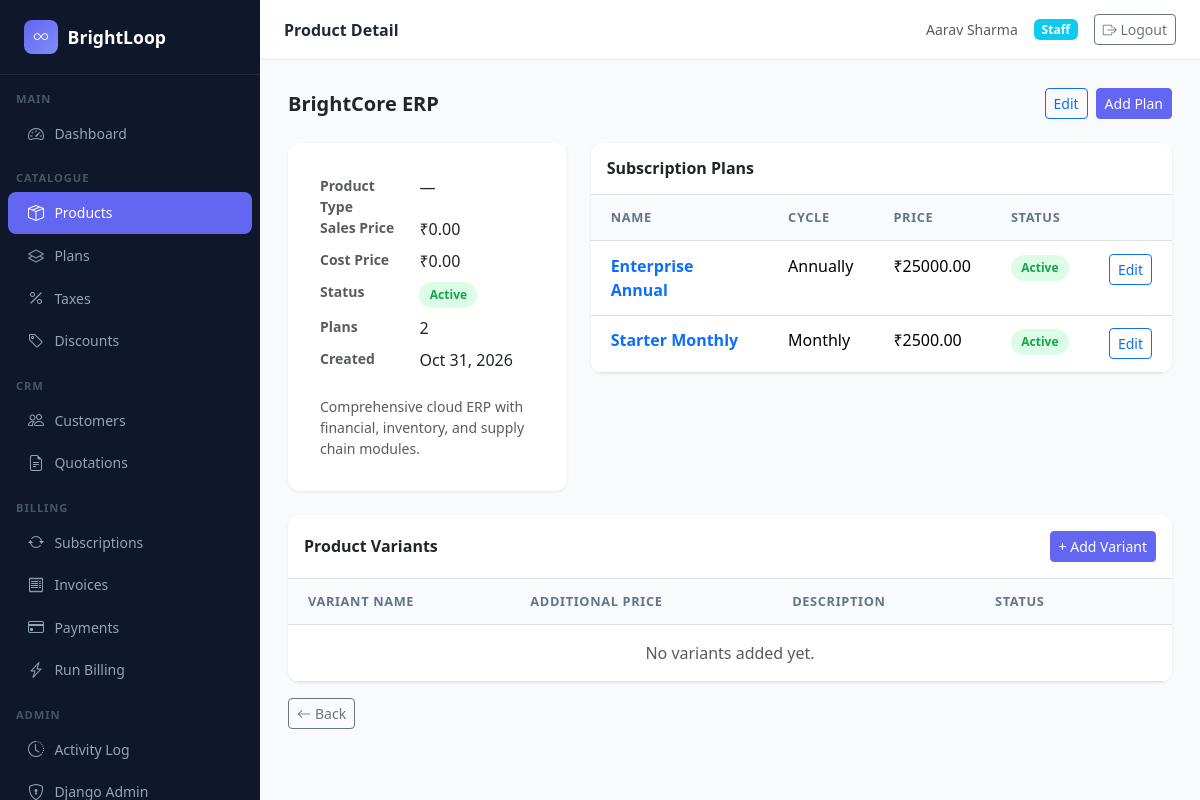
Page /products/1/ (signed in) on the committed database.
### products/models.py (models this page shows, shortened)
class Product(models.Model):
    name = models.CharField(max_length=200)
    product_type = models.CharField(
        max_length=100,
        blank=True
    )
    sales_price = models.DecimalField(
        max_digits=10,
        decimal_places=2,
        default=Decimal('0.00'),
        validators=[MinValueValidator(Decimal('0.00'))]
    )
    cost_price = models.DecimalField(
        max_digits=10,
        decimal_places=2,
        default=Decimal('0.00'),
        validators=[MinValueValidator(Decimal('0.00'))]
    )
    description = models.TextField(
        blank=True,
        verbose_name="Notes"
    )
    is_active = models.BooleanField(default=True)
    created_at = models.DateTimeField(auto_now_add=True)
    updated_at = models.DateTimeField(auto_now=True)
    class Meta:
        ordering = ['name']

class SubscriptionPlan(models.Model):
    BILLING_CYCLE_CHOICES = [
        ('MONTHLY', 'Monthly'),
        ('QUARTERLY', 'Quarterly'),
        ('ANNUALLY', 'Annually'),
    ]
    product = models.ForeignKey(Product, on_delete=models.PROTECT, related_name='plans')
    name = models.CharField(max_length=200)
    description = models.TextField(blank=True)
    billing_cycle = models.CharField(max_length=20, choices=BILLING_CYCLE_CHOICES, default='MONTHLY')
    base_price = models.DecimalField(max_digits=10, decimal_places=2)
    is_active = models.BooleanField(default=True)
    created_at = models.DateTimeField(auto_now_add=True)
    updated_at = models.DateTimeField(auto_now=True)
    class Meta:
        ordering = ['product', 'name']

### products/views.py (the view)
# urls.py: path('<int:pk>/', views.product_detail, name='product_detail'),
@login_required
def product_detail(request, pk):
    product = get_object_or_404(Product, pk=pk)
    plans = product.plans.all()
    variants = product.variants.all()
    return render(request, 'products/product_detail.html', {
        'product': product,
        'plans': plans,
        'variants': variants
    })

### templates/products/product_detail.html (shortened to what this page needs)
{% extends "base.html" %}
{% block page_title %}Product Detail{% endblock %}
{% block content %}
<div class="d-flex justify-content-between align-items-center mb-4">
  <h5 class="fw-semibold mb-0">{{ product.name }}</h5>
  {% if user.is_staff or user.is_superuser %}
  <div class="d-flex gap-2">
    <a href="{% url 'products:product_edit' product.pk %}" class="btn btn-sm btn-outline-primary">Edit</a>
    <a href="{% url 'products:plan_create' %}" class="btn btn-sm btn-primary">Add Plan</a>
  </div>
  {% endif %}
</div>
<div class="row g-4">
  <div class="col-lg-4">
    <div class="form-card">
      <dl class="row mb-0">
        <dt class="col-5 text-muted small">Product Type</dt>
        <dd class="col-7">{{ product.product_type|default:"—" }}</dd>
        <dt class="col-5 text-muted small">Sales Price</dt>
        <dd class="col-7">₹{{ product.sales_price|floatformat:2 }}</dd>
        <dt class="col-5 text-muted small">Cost Price</dt>
        <dd class="col-7">₹{{ product.cost_price|floatformat:2 }}</dd>
        <dt class="col-5 text-muted small">Status</dt>
        <dd class="col-7">
          {% if product.is_active %}
          <span class="status-badge badge-active">Active</span>
          {% else %}
          <span class="status-badge badge-cancelled">Inactive</span>
          {% endif %}
        </dd>
        <dt class="col-5 text-muted small">Plans</dt>
        <dd class="col-7">{{ plans.count }}</dd>
        <dt class="col-5 text-muted small">Created</dt>
        <dd class="col-7">{{ product.created_at|date:"M d, Y" }}</dd>
      </dl>
      {% if product.description %}
      <p class="text-muted small mt-3 mb-0">{{ product.description }}</p>
      {% endif %}
    </div>
  </div>
  <div class="col-lg-8">
    <div class="table-card">
      <div class="p-3 border-bottom">
        <h6 class="fw-semibold mb-0">Subscription Plans</h6>
      </div>
      <table class="table table-hover mb-0">
        <thead>
          <tr>
            <th>Name</th>
            <th>Cycle</th>
            <th>Price</th>
            <th>Status</th>
            <th></th>
          </tr>
        </thead>
        <tbody>
          {% for plan in plans %}
          <tr>
            <td>
              <a href="{% url 'products:plan_detail' plan.pk %}" class="text-decoration-none fw-semibold">
                {{ plan.name }}
              </a>
            </td>
            <td>{{ plan.get_billing_cycle_display }}</td>
            <td>₹{{ plan.base_price|floatformat:2 }}</td>
            <td>
              {% if plan.is_active %}
              <span class="status-badge badge-active">Active</span>
              {% else %}
              <span class="status-badge badge-cancelled">Inactive</span>
              {% endif %}
            </td>
            <td>
              <a href="{% url 'products:plan_edit' plan.pk %}" class="btn btn-sm btn-outline-primary">Edit</a>
            </td>
          </tr>
          {% empty %}
          <tr>
            <td colspan="5" class="text-center text-muted py-3">
              No plans. <a href="{% url 'products:plan_create' %}">Create one</a>.
            </td>
          </tr>
          {% endfor %}
        </tbody>
      </table>
    </div>
  </div>
</div>
<div class="table-card mt-4">
  <div class="p-3 border-bottom d-flex justify-content-between align-items-center">
    <h6 class="fw-semibold mb-0">Product Variants</h6>
    {% if user.is_staff or user.is_superuser %}
    <a href="{% url 'products:variant_create' product.pk %}" class="btn btn-sm btn-primary">
      + Add Variant
    </a>
    {% endif %}
  </div>
  <div class="table-responsive">
    <table class="table table-hover mb-0">
      <thead>
        <tr>
          <th>Variant Name</th>
          <th>Additional Price</th>
          <th>Description</th>
          <th>Status</th>
          <th></th>
        </tr>
      </thead>
      <tbody>
        {% for variant in variants %}
        <tr>
          <td class="fw-semibold">{{ variant.name }}</td>
          <td>₹{{ variant.additional_price|floatformat:2 }}</td>
          <td>{{ variant.description|default:"—" }}</td>
          <td>
            {% if variant.is_active %}
            <span class="status-badge badge-active">Active</span>
            {% else %}
            <span class="status-badge badge-cancelled">Inactive</span>
            {% endif %}
          </td>
          <td>
            {% if user.is_staff or user.is_superuser %}
            <a href="{% url 'products:variant_edit' variant.pk %}" class="btn btn-sm btn-outline-primary">
              Edit
            </a>
            {% endif %}
          </td>
        </tr>
        {% empty %}
        <tr>
          <td colspan="5" class="text-center text-muted py-3">
            No variants added yet.
          </td>
        </tr>
        {% endfor %}
      </tbody>
    </table>
  </div>
</div>
<a href="{% url 'products:product_list' %}" class="btn btn-sm btn-outline-secondary mt-3">
  <i class="bi bi-arrow-left me-1"></i>Back
</a>
{% endblock %}

### templates/base.html (shortened to what this page needs)
<!DOCTYPE html>
<html lang="en" data-bs-theme="light">
<head>
  <link href="https://cdn.jsdelivr.net/npm/bootstrap@5.3.3/dist/css/bootstrap.min.css" rel="stylesheet">
  <link href="https://cdn.jsdelivr.net/npm/bootstrap-icons@1.11.3/font/bootstrap-icons.min.css" rel="stylesheet">
</head>
<body>
{% if user.is_authenticated %}
<nav class="sidebar">
  <a class="sidebar-brand" href="{% url 'dashboard:index' %}">
    <div class="logo-circle"><i class="bi bi-infinity"></i></div>
    BrightLoop
  </a>
  <div class="pt-2">
    <div class="sidebar-section">Main</div>
    <a href="{% url 'dashboard:index' %}" class="nav-link {% if request.resolver_match.app_name == 'dashboard' %}active{% endif %}">
      <i class="bi bi-speedometer2"></i> Dashboard
    </a>
    {% if user.is_staff or user.is_superuser %}
    <div class="sidebar-section mt-2">Catalogue</div>
    <a href="{% url 'products:product_list' %}" class="nav-link {% if request.resolver_match.app_name == 'products' and 'plan' not in request.path and 'tax' not in request.path and 'discount' not in request.path %}active{% endif %}">
      <i class="bi bi-box-seam"></i> Products
    </a>
    <a href="{% url 'products:plan_list' %}" class="nav-link {% if 'plans' in request.path %}active{% endif %}">
      <i class="bi bi-layers"></i> Plans
    </a>
    <a href="{% url 'products:tax_list' %}" class="nav-link {% if 'taxes' in request.path %}active{% endif %}">
      <i class="bi bi-percent"></i> Taxes
    </a>
    <a href="{% url 'products:discount_list' %}" class="nav-link {% if 'discounts' in request.path %}active{% endif %}">
      <i class="bi bi-tag"></i> Discounts
    </a>
    <div class="sidebar-section mt-2">CRM</div>
    <a href="{% url 'accounts:customer_list' %}" class="nav-link {% if request.resolver_match.app_name == 'accounts' %}active{% endif %}">
      <i class="bi bi-people"></i> Customers
    </a>
    <a href="{% url 'quotations:quotation_list' %}" class="nav-link {% if request.resolver_match.app_name == 'quotations' %}active{% endif %}">
      <i class="bi bi-file-earmark-text"></i> Quotations
    </a>
    <div class="sidebar-section mt-2">Billing</div>
    <a href="{% url 'subscriptions:subscription_list' %}" class="nav-link {% if request.resolver_match.app_name == 'subscriptions' %}active{% endif %}">
      <i class="bi bi-arrow-repeat"></i> Subscriptions
    </a>
    <a href="{% url 'billing:invoice_list' %}" class="nav-link {% if 'invoices' in request.path %}active{% endif %}">
      <i class="bi bi-receipt"></i> Invoices
    </a>
    <a href="{% url 'billing:payment_list' %}" class="nav-link {% if 'payments' in request.path %}active{% endif %}">
      <i class="bi bi-credit-card"></i> Payments
    </a>
    <a href="{% url 'billing:run_billing' %}" class="nav-link {% if 'run-billing' in request.path %}active{% endif %}">
      <i class="bi bi-lightning-charge"></i> Run Billing
    </a>
    <div class="sidebar-section mt-2">Admin</div>
    <a href="{% url 'accounts:activity_log' %}" class="nav-link {% if 'activity' in request.path %}active{% endif %}">
      <i class="bi bi-clock-history"></i> Activity Log
    </a>
    <a href="/admin/" class="nav-link">
      <i class="bi bi-shield-lock"></i> Django Admin
    </a>
    {% endif %}
  </div>
</nav>
<div class="main-wrapper">
  <div class="topbar">
    <span class="page-title">{% block page_title %}BrightLoop{% endblock %}</span>
    <div class="d-flex align-items-center gap-3">
      <span class="text-muted small">{{ user.get_full_name|default:user.username }}</span>
      {% if user.is_superuser %}
        <span class="badge bg-danger">Admin</span>
      {% elif user.is_staff %}
        <span class="badge bg-info">Staff</span>
      {% else %}
        <span class="badge bg-secondary">Customer</span>
      {% endif %}
      <form method="post" action="{% url 'accounts:logout' %}" class="d-inline mb-0">
        <button type="submit" class="btn btn-sm btn-outline-secondary">
          <i class="bi bi-box-arrow-right"></i> Logout
        </button>
      </form>
    </div>
  </div>
  <div class="content-area">
    {% block content %}{% endblock %}
  </div>
</div>
{% else %}
  {% block auth_content %}{% endblock %}
{% endif %}
</body>
</html>

### templates/base.html (style rules this page uses)
:root { --sidebar-bg: #0f172a; --sidebar-text: #94a3b8; --sidebar-active: #6366f1; --sidebar-hover: #1e293b; --sidebar-width: 260px; --topbar-height: 60px; }
body { background: #f8fafc; font-family: 'Segoe UI', system-ui, sans-serif; }
.sidebar { position: fixed; top: 0; left: 0; bottom: 0; width: var(--sidebar-width); background: var(--sidebar-bg); z-index: 1000; overflow-y: auto; transition: transform .3s; }
.sidebar-brand { padding: 1.25rem 1.5rem; border-bottom: 1px solid #1e293b; color: #fff; font-size: 1.1rem; font-weight: 700; display: flex; align-items: center; gap: .6rem; text-decoration: none; }
.sidebar-brand .logo-circle { width: 34px; height: 34px; border-radius: 8px; background: linear-gradient(135deg, #6366f1, #818cf8); display: flex; align-items: center; justify-content: center; font-size: .9rem; color: #fff; }
.sidebar-section { padding: .5rem 1rem .25rem; font-size: .7rem; font-weight: 600; color: #475569; text-transform: uppercase; letter-spacing: .08em; }
.sidebar .nav-link { color: var(--sidebar-text); padding: .55rem 1.25rem; border-radius: 8px; margin: 1px 8px; display: flex; align-items: center; gap: .65rem; font-size: .875rem; transition: all .15s; }
.sidebar .nav-link.active { background: var(--sidebar-active); color: #fff; }
.sidebar .nav-link .bi { font-size: 1rem; }
.main-wrapper { margin-left: var(--sidebar-width); min-height: 100vh; display: flex; flex-direction: column; }
.topbar { height: var(--topbar-height); background: #fff; border-bottom: 1px solid #e2e8f0; display: flex; align-items: center; justify-content: space-between; padding: 0 1.5rem; position: sticky; top: 0; z-index: 100; }
.topbar .page-title { font-size: 1rem; font-weight: 600; color: #1e293b; }
.content-area { padding: 1.75rem; flex: 1; }
.table-card { background: #fff; border-radius: 12px; box-shadow: 0 1px 3px rgba(0,0,0,.08); overflow: hidden; }
.table-card .table { margin: 0; }
.table-card .table th { background: #f8fafc; border-top: none; font-size: .8rem; font-weight: 600; color: #64748b; text-transform: uppercase; letter-spacing: .05em; }
.table > :not(caption) > * > * { padding: .8rem 1.25rem; }
.badge-active { background: #dcfce7; color: #16a34a; }
.status-badge { display: inline-flex; align-items: center; gap: .3rem; padding: .25rem .65rem; border-radius: 999px; font-size: .75rem; font-weight: 600; }
.btn-primary { background: #6366f1; border-color: #6366f1; }
.form-card { background: #fff; border-radius: 12px; padding: 2rem; box-shadow: 0 1px 3px rgba(0,0,0,.08); }

### rows in the picture
Product: name "BrightCore ERP", product_type "—", sales_price "0.00", cost_price "0.00", count "2", created_at "Oct 31, 2026", description "Comprehensive cloud ERP with financial, inventory, and supply chain modules."
SubscriptionPlan: name "Enterprise Annual", billing_cycle "Annually", base_price "25000.00", is_active "Active"
SubscriptionPlan: name "Starter Monthly", billing_cycle "Monthly", base_price "2500.00", is_active "Active"

### other values in the picture
{{ user.get_full_name|default:user.username }} "Aarav Sharma"
